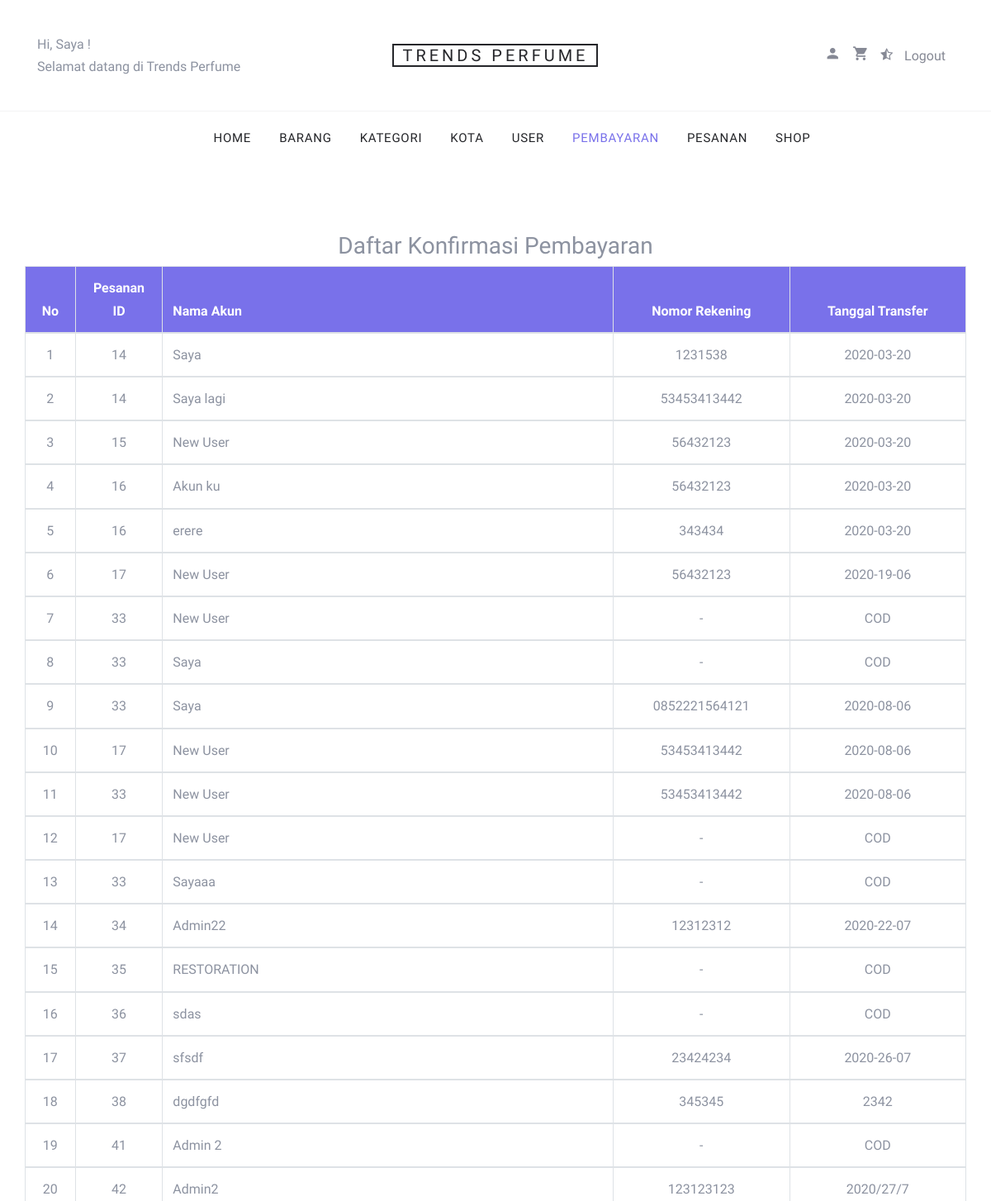
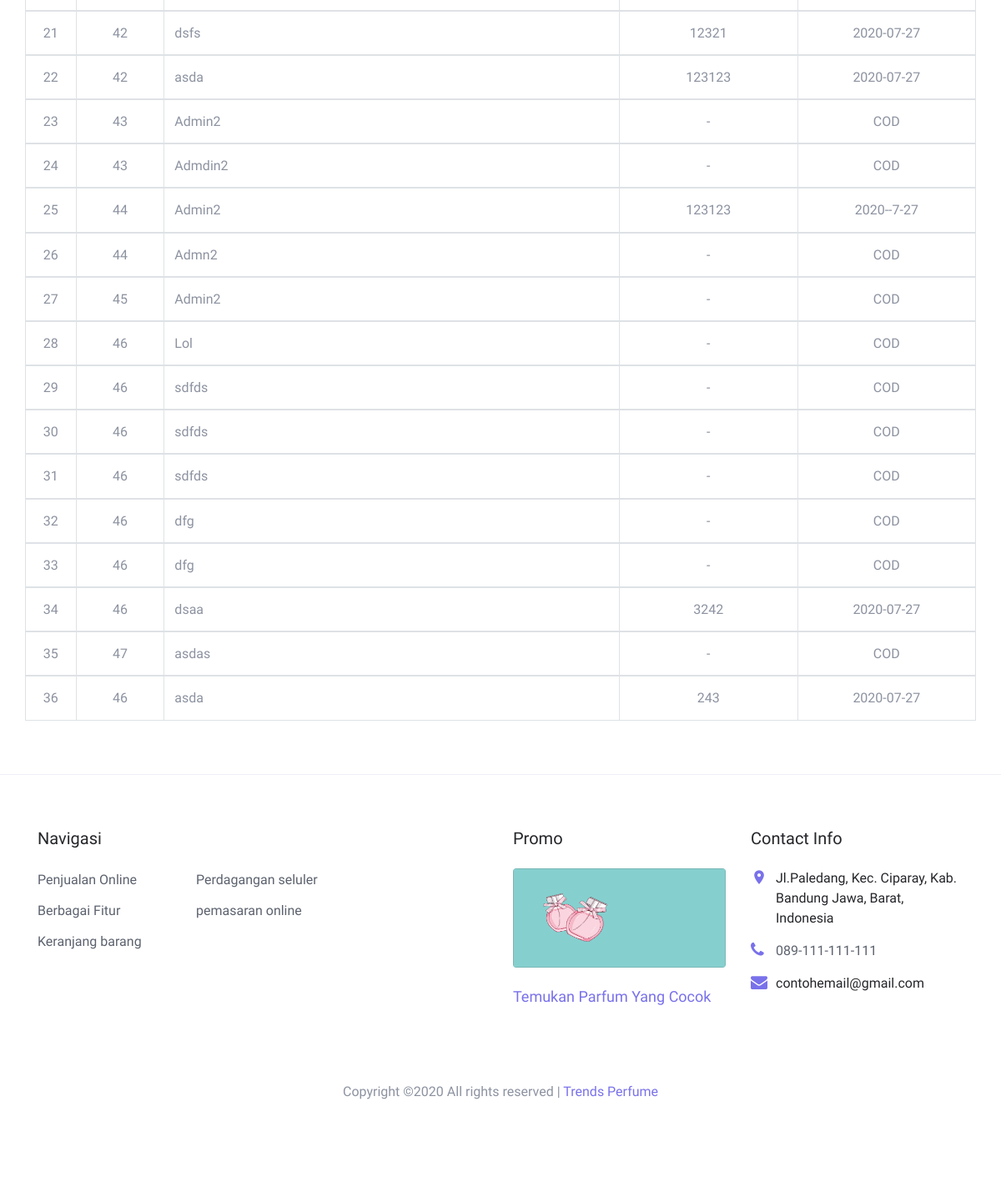
/index.php?page=list_konfirmasi_pembayaran (signed in), run on the app's committed database (2 pictures, top to bottom).
### tables this page shows
CREATE TABLE `konfirmasi_pembayaran` (
  `konfirmasi_id` int(3) NOT NULL,
  `pesanan_id` int(3) NOT NULL,
  `nomor_rekening` varchar(20) NOT NULL,
  `nama_account` varchar(25) NOT NULL,
  `tanggal_transfer` varchar(25) NOT NULL
);

### list_konfirmasi_pembayaran.php (the view)
   <header class="site-navbar" role="banner">
    <nav class="site-navigation text-right text-md-center" role="navigation">
      <div class="container">
        <ul class="site-menu js-clone-nav d-none d-md-block">
          <?php
            if ($level == "superadmin") {
          ?>
          <li><a href="<?php echo BASE_URL ?>">Home</a></li>
          <li><a href="<?php echo BASE_URL."index.php?page=my_profile&module=barang&action=list" ?>">Barang</a></li>
          <li><a href="<?php echo BASE_URL."index.php?page=my_profile&module=kategori&action=list" ?>">Kategori</a></li>
          <li><a href="<?php echo BASE_URL."index.php?page=my_profile&module=kota&action=list" ?>">Kota</a></li>
          <li><a href="<?php echo BASE_URL."index.php?page=my_profile&module=user&action=list" ?>">User</a></li>
          <?php } ?>
          <li><a <?php if($page == "list_konfirmasi_pembayaran") { echo "style='color:rgb(121, 113, 234)'"; } ?> href="<?php echo BASE_URL."index.php?page=list_konfirmasi_pembayaran" ?>">Pembayaran</a></li>
          <li><a href="<?php echo BASE_URL."index.php?page=my_profile&module=pesanan&action=list" ?>">Pesanan</a></li>
         <li><a <?php if($page == "shop") ?> href="<?php echo BASE_URL."index.php?page=shop" ?>">Shop</a></li>
        </ul>
      </div>
    </nav>
  </header>
<div class="site-section">
  <div class="container">
    <div class="row">
      <div class="row mb-5">
        <div class="col-md-12">
          <h3><center>Daftar Konfirmasi Pembayaran</center></h3>
        </div>
        <div class="col-md-12">
          <div class="">
            <?php
              $queryKonfirmasi = mysqli_query($link, "SELECT * FROM konfirmasi_pembayaran");
              if(mysqli_num_rows($queryKonfirmasi) == 0) {
                  require_once("notfound.html");
                }else{
            ?>
            <table class="table table-bordered">
              <thead style="background-color: rgb(121, 113, 234); color: white;">
                <tr>
                  <th class="detail-pesanan-pendek">No</th>
                  <th class="detail-pesanan-pendek">Pesanan ID</th>
                  <th class="detail-pesanan-panjang">Nama Akun</th>
                  <th class="detail-pesanan-sedang">Nomor Rekening</th>
                  <th class="detail-pesanan-sedang">Tanggal Transfer</th>
                </tr>
              </thead>
                <?php
                  $no = 1;
                  while($row = mysqli_fetch_assoc($queryKonfirmasi)){
                ?>
              <tbody>
                <tr class="isi-detail-pesanan">
                  <td class="detail-pesanan-tengah"><?php echo $no; ?></td>
                  <td class="detail-pesanan-tengah"><?php echo $row['pesanan_id']; ?></td>
                  <td class="detail-pesanan-kiri"><?php echo $row['nama_account']; ?></td>
                  <td class="detail-pesanan-tengah"><?php echo $row['nomor_rekening']; ?></td>
                  <td class="detail-pesanan-tengah"><?php echo $row['tanggal_transfer']; ?></td>
                </tr>
              </tbody>
              <?php $no++; } ?>
            </table>
          <?php } ?>
        </div>
      </div>
    </div>
  </div>
</div>

### css/style.css (style rules this page uses)
body { cursor: default; line-height: 1.7; color: #8c92a0; font-weight: 300; font-size: 16px; }
a { -webkit-transition: .3s all ease; -o-transition: .3s all ease; transition: .3s all ease; }
.site-section { padding: 2.5em 0 }
@media (min-width: 768px) { .site-section { padding: 5em 0; } }
.site-navbar { background: #fff; margin-bottom: 0px; z-index: 1999; position: relative; }
.site-navbar a { color: #868995; }
.site-navbar .site-navigation .site-menu { margin-bottom: 0; }
.site-navbar .site-navigation .site-menu a { text-decoration: none !important; font-size: 15px; display: inline-block; }
.site-navbar .site-navigation .site-menu > li { display: inline-block; padding: 10px 5px; }
.site-navbar .site-navigation .site-menu > li > a { padding: 10px 10px; text-transform: uppercase; letter-spacing: .05em; color: #25262a; font-size: 15px; text-decoration: none !important; }
.site-mobile-menu .site-nav-wrap { padding: 0; margin: 0; list-style: none; position: relative; }
.site-mobile-menu .site-nav-wrap a { padding: 10px 20px; display: block; position: relative; color: #212529; }
.site-mobile-menu .site-nav-wrap li { position: relative; display: block; }
.site-mobile-menu .site-nav-wrap > li { display: block; position: relative; float: left; width: 100%; }
.site-mobile-menu .site-nav-wrap > li > a { padding-left: 20px; font-size: 20px; }
.detail-pesanan-pendek { width: 50px; text-align: center; }
.detail-pesanan-sedang { width: 176px; text-align: center; }
.detail-pesanan-panjang { width: 450px; }
.detail-pesanan-tengah { text-align: center; }

### data on the page
konfirmasi_pembayaran: pesanan "14", nama_account "Saya", nomor_rekening "1231538", tanggal_transfer "2020-03-20"
konfirmasi_pembayaran: pesanan "14", nama_account "Saya lagi", nomor_rekening "53453413442", tanggal_transfer "2020-03-20"
konfirmasi_pembayaran: pesanan "15", nama_account "New User", nomor_rekening "56432123", tanggal_transfer "2020-03-20"
konfirmasi_pembayaran: pesanan "16", nama_account "Akun ku", nomor_rekening "56432123", tanggal_transfer "2020-03-20"
konfirmasi_pembayaran: pesanan "16", nama_account "erere", nomor_rekening "343434", tanggal_transfer "2020-03-20"
konfirmasi_pembayaran: pesanan "17", nama_account "New User", nomor_rekening "56432123", tanggal_transfer "2020-19-06"
konfirmasi_pembayaran: pesanan "33", nama_account "New User", nomor_rekening "-", tanggal_transfer "COD"
konfirmasi_pembayaran: pesanan "33", nama_account "Saya", nomor_rekening "-", tanggal_transfer "COD"
konfirmasi_pembayaran: pesanan "33", nama_account "Saya", nomor_rekening "0852221564121", tanggal_transfer "2020-08-06"
konfirmasi_pembayaran: pesanan "17", nama_account "New User", nomor_rekening "53453413442", tanggal_transfer "2020-08-06"
konfirmasi_pembayaran: pesanan "33", nama_account "New User", nomor_rekening "53453413442", tanggal_transfer "2020-08-06"
konfirmasi_pembayaran: pesanan "17", nama_account "New User", nomor_rekening "-", tanggal_transfer "COD"
konfirmasi_pembayaran: pesanan "33", nama_account "Sayaaa", nomor_rekening "-", tanggal_transfer "COD"
konfirmasi_pembayaran: pesanan "34", nama_account "Admin22", nomor_rekening "12312312", tanggal_transfer "2020-22-07"
konfirmasi_pembayaran: pesanan "35", nama_account "RESTORATION", nomor_rekening "-", tanggal_transfer "COD"
konfirmasi_pembayaran: pesanan "36", nama_account "sdas", nomor_rekening "-", tanggal_transfer "COD"
konfirmasi_pembayaran: pesanan "37", nama_account "sfsdf", nomor_rekening "23424234", tanggal_transfer "2020-26-07"
konfirmasi_pembayaran: pesanan "38", nama_account "dgdfgfd", nomor_rekening "345345", tanggal_transfer "2342"
konfirmasi_pembayaran: pesanan "41", nama_account "Admin 2", nomor_rekening "-", tanggal_transfer "COD"
konfirmasi_pembayaran: pesanan "42", nama_account "Admin2", nomor_rekening "123123123", tanggal_transfer "2020/27/7"
konfirmasi_pembayaran: pesanan "42", nama_account "dsfs", nomor_rekening "12321", tanggal_transfer "2020-07-27"
konfirmasi_pembayaran: pesanan "42", nama_account "asda", nomor_rekening "123123", tanggal_transfer "2020-07-27"
konfirmasi_pembayaran: pesanan "43", nama_account "Admin2", nomor_rekening "-", tanggal_transfer "COD"
konfirmasi_pembayaran: pesanan "43", nama_account "Admdin2", nomor_rekening "-", tanggal_transfer "COD"
konfirmasi_pembayaran: pesanan "44", nama_account "Admin2", nomor_rekening "123123", tanggal_transfer "2020--7-27"
konfirmasi_pembayaran: pesanan "44", nama_account "Admn2", nomor_rekening "-", tanggal_transfer "COD"
konfirmasi_pembayaran: pesanan "45", nama_account "Admin2", nomor_rekening "-", tanggal_transfer "COD"
konfirmasi_pembayaran: pesanan "46", nama_account "Lol", nomor_rekening "-", tanggal_transfer "COD"
konfirmasi_pembayaran: pesanan "46", nama_account "sdfds", nomor_rekening "-", tanggal_transfer "COD"
konfirmasi_pembayaran: pesanan "46", nama_account "sdfds", nomor_rekening "-", tanggal_transfer "COD"
konfirmasi_pembayaran: pesanan "46", nama_account "sdfds", nomor_rekening "-", tanggal_transfer "COD"
konfirmasi_pembayaran: pesanan "46", nama_account "dfg", nomor_rekening "-", tanggal_transfer "COD"
konfirmasi_pembayaran: pesanan "46", nama_account "dfg", nomor_rekening "-", tanggal_transfer "COD"
konfirmasi_pembayaran: pesanan "46", nama_account "dsaa", nomor_rekening "3242", tanggal_transfer "2020-07-27"
konfirmasi_pembayaran: pesanan "47", nama_account "asdas", nomor_rekening "-", tanggal_transfer "COD"
konfirmasi_pembayaran: pesanan "46", nama_account "asda", nomor_rekening "243", tanggal_transfer "2020-07-27"

### other printed values
$nama "Saya"
